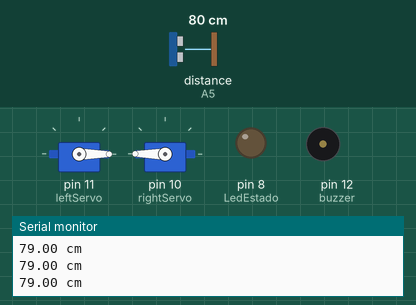
Bench run of a sketch on a simulated Arduino Nano, built with avr-gcc and run on an emulated ATmega328P. On the bench: 2 × servo, output pins drawn as LEDs (lit = HIGH), buzzer (waves = sounding, pin HIGH), the last lines printed to the serial monitor. The inputs (shaded band) are chosen by the test bench; at power-on: distance to the obstacle (sensor on A5) 80 cm. The echo pulse lasts 58.3 µs per cm.

Above: at 1.2 s.
1.3 s: distance to the obstacle (sensor on A5) set to 24 cm
2.8 s: distance to the obstacle (sensor on A5) set to 19 cm
At 4.2 s:
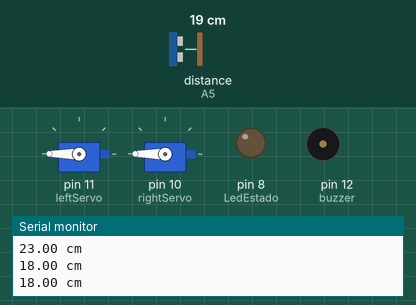
4.5 s: distance to the obstacle (sensor on A5) set to 5 cm
6.3 s: distance to the obstacle (sensor on A5) set to 2 cm
At 8.52 s:
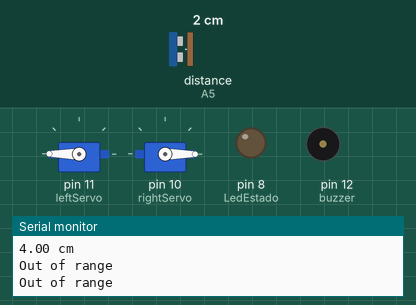
9.3 s: distance to the obstacle (sensor on A5) set to 4 cm
At 10.7 s:
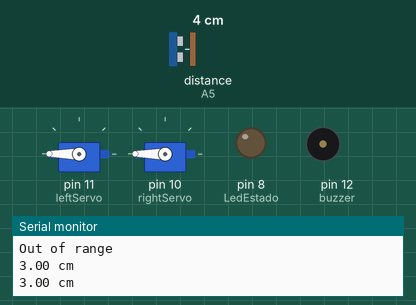
11.2 s: distance to the obstacle (sensor on A5) set to 35 cm
At 12.2 s:
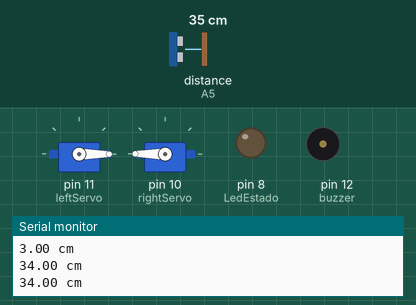
Timing chart, 0 to 14.2 s (numbered marks = the images above; inputs shaded):
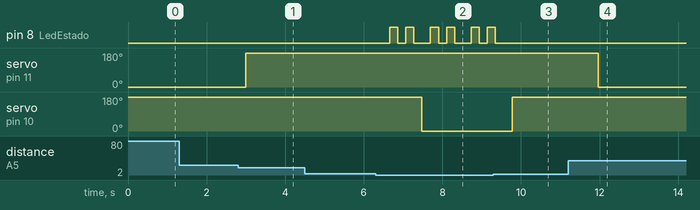

The sketch:

TesteAutonomousRobot.ino
```cpp
// Esse é o código do robô
// certifique-se de incluir as Bibliotecas do NewPing e do Servo antes de fazer o upload. Caso contrário, ele mostrará erro
// Controle 2 motores DC usando Ponte H L298N

/*
                      +-----+
         +------------| USB |------------+
         |            +-----+            |
    B5   | [ ]D13/SCK        MISO/D12[Z] |   B4
         | [ ]3.3V           MOSI/D11[S]~|   B3
         | [ ]V.ref     ___    SS/D10[S]~|   B2
    C0   | [ ]A0       / N \       D9[ ]~|   B1
    C1   | [ ]A1      /  A  \      D8[L] |   B0
    C2   | [ ]A2      \  N  /      D7[ ] |   D7
    C3   | [ ]A3       \_0_/       D6[ ]~|   D6
    C4   | [D]A4/SDA               D5[ ]~|   D5
    C5   | [D]A5/SCL               D4[ ] |   D4
         | [ ]A6              INT1/D3[ ]~|   D3
         | [ ]A7              INT0/D2[ ] |   D2
         | [ ]5V                  GND[ ] |
    C6   | [ ]RST                 RST[ ] |   C6
         | [ ]GND   5V MOSI GND   TX1[ ] |   D0
         | [ ]Vin   [ ] [ ] [ ]   RX1[ ] |   D1
         |          [ ] [ ] [ ]          |
         |          MISO SCK RST         |
         | NANO-V3                       |
         +-------------------------------+

         http://busyducks.com/ascii-art-arduinos
*/

#include <NewPing.h>
#include <Servo.h>

//====================
// [D] Distance Sensor
//====================
#define TRIGGER_PIN  A4
#define ECHO_PIN     A5
#define MIN_DISTANCE 20
#define MAX_DISTANCE 400

NewPing sonar(TRIGGER_PIN, ECHO_PIN, MAX_DISTANCE);

//================================
// [Z] Buzzer conectado ao pino 12
//================================
int buzzer = 12;

//=============================================================
// [S] pinos de controle dos servos conectados aos pino 10 e 11
//=============================================================
#define rightServo 10
#define leftServo 11
Servo leftDrive;  // create servo object to control a servo
Servo rightDrive; //another servo object for the left side

//=========================================
// [L] Criando variável para o led vermelho
//=========================================
int LedEstado = 8;

float duration, distance;
int iterations = 5;

void setup()
{
  //=============================
  // Pino 4 do arduino como saída
  //=============================
  pinMode(LedEstado, OUTPUT);

  //===========================================
  // Sets the baud for serial data transmission
  //===========================================
  Serial.begin(9600);

  //==============================
  // Pino 12 do arduino como saída
  //==============================
  pinMode(buzzer, OUTPUT);
}

void loop()
{
  distance = readPing();

  if (distance >= MAX_DISTANCE || distance <= 2)
  {
    Serial.println("Out of range");
    //playBuzzer();
    piscaLed();
    driveBackward();
  }
  else if (distance <= MIN_DISTANCE)
  {
    Serial.print(distance);
    Serial.println(" cm");

    leftDrive.detach();
    rightDrive.detach();

    turnRight();
  }
  else
  {
    Serial.print(distance);
    Serial.println(" cm");

    driveForward();
  }
}

int readPing()
{
  duration = sonar.ping_median(iterations);

  // Determine distance from duration
  // Use 343 metres per second as speed of sound
  distance = (duration / 2) * 0.0343;

  return distance;
}

void pausa(unsigned int milisegundos)
{
  volatile unsigned long compara = 0;
  volatile int contador = 0;
  do
  {
    if (compara != millis())
    {
      contador++;
      compara = millis();
    }
  } while (contador <= milisegundos);
  return;
}

void playBuzzer()
{
  //==============
  //aqui sai o som
  //==============
  tone(buzzer, 300, 300);
  pausa(500);

  //==============
  //aqui sai o som
  //==============
  tone(buzzer, 100, 300);
  pausa(500);

  //==============
  //aqui sai o som
  //==============
  tone(buzzer, 900, 300);
  pausa(500);
}

void piscaLed()
{
  digitalWrite(LedEstado, HIGH); //Acende o LED
  pausa(200);
  digitalWrite(LedEstado, LOW); //Apaga o LED
  pausa(200);
  digitalWrite(LedEstado, HIGH); //Acende o LED
  pausa(200);
  digitalWrite(LedEstado, LOW); //Apaga o LED
  pausa(200);
}

//drives straight for 1 second
void driveForward()
{
  leftDrive.attach(leftServo);  // attaches the Left Servo on pin 11 to the servo object
  rightDrive.attach(rightServo);  // attaches the Right Servo on pin 10 to the servo object

  leftDrive.write(0);
  rightDrive.write(180);
}

//drives straight backward for 1 second
void driveBackward()
{
  leftDrive.attach(leftServo);  // attaches the Left Servo on pin 11 to the servo object
  rightDrive.attach(rightServo);  // attaches the Right Servo on pin 10 to the servo object

  leftDrive.write(180);
  rightDrive.write(0);

  pausa(100);
}

//turns right about 90 degrees
void turnRight()
{
  leftDrive.attach(leftServo);  // attaches the Left Servo on pin 11 to the servo object
  rightDrive.attach(rightServo);  // attaches the Right Servo on pin 10 to the servo object

  leftDrive.write(180);
  rightDrive.write(180);

  pausa(600);

  leftDrive.detach();
  rightDrive.detach();
}

//turns left about 90 degrees
void turnLeft()
{
  leftDrive.attach(leftServo);  // attaches the Left Servo on pin 11 to the servo object
  rightDrive.attach(rightServo);  // attaches the Right Servo on pin 10 to the servo object

  leftDrive.write(0);
  rightDrive.write(0);

  pausa(600);

  leftDrive.detach();
  rightDrive.detach();
}
```

Measured:
- the behaviour switches between 22 and 21 cm on distance to the obstacle (sensor on A5) (found by bisection; images 0 and 1)
- the behaviour switches between 4 and 3 cm on distance to the obstacle (sensor on A5) (found by bisection; images 1 and 2)
- after the input at 2.8 s, servo on pin 11 (leftServo): 0° → 180° after 0.20 s
- after the input at 6.3 s, pin 8 (LedEstado): LOW → HIGH after 0.36 s, then repeats every 1.0 s: LOW 0.20 s, HIGH 0.20 s, LOW 0.42 s, HIGH 0.20 s; servo on pin 10 (rightServo): 180° → 0° after 1.2 s
- after the input at 9.3 s, pin 8 (LedEstado): goes on until 9.4 s, then stays LOW; servo on pin 10 (rightServo): 0° → 180° after 0.48 s
- after the input at 11.2 s, servo on pin 11 (leftServo): 180° → 0° after 0.77 s
